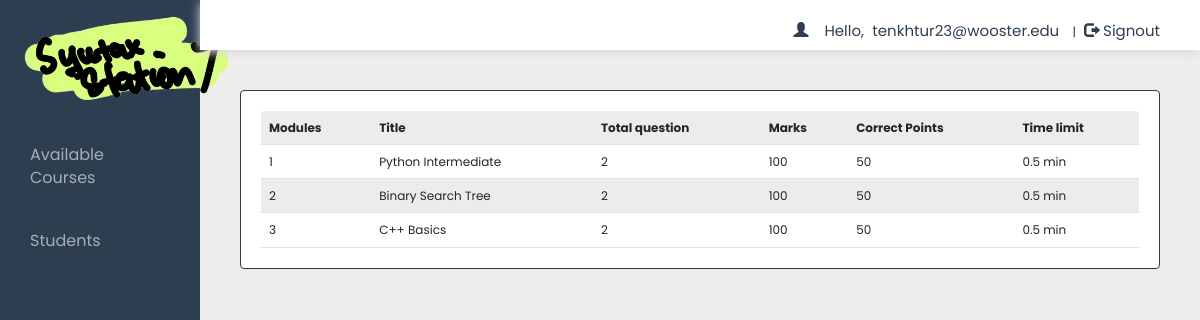
/dash.php?q=10 (signed in), run on the app's committed database.
### tables this page shows
CREATE TABLE `quiz` (
  `eid` text NOT NULL,
  `title` varchar(100) NOT NULL,
  `sahi` int(11) NOT NULL,
  `total` int(11) NOT NULL,
  `time` decimal(2,1) NOT NULL,
  `intro` text NOT NULL,
  `date` timestamp NOT NULL DEFAULT current_timestamp() ON UPDATE current_timestamp(),
  `email` varchar(50) DEFAULT NULL
);

### dash.php (the view, shortened to what this page needs)
<!DOCTYPE html>
<html>
<head>
    <link href="https://cdn.jsdelivr.net/npm/bootstrap@5.2.0-beta1/dist/css/bootstrap.min.css" rel="stylesheet">
    <link rel="stylesheet" href="css/bootstrap.min.css" />
    <link rel="stylesheet" href="css/bootstrap-theme.min.css" />
    <link rel="stylesheet" href="css/main.css">
    <link rel="stylesheet" href="css/font.css">
</head>
<?php
include_once 'dbConnection.php';
$email = $_SESSION['email'];
?>
<body>
    <div class="container-fluid">
        <div class="leftNavbar">
            <div class="row g-0 flex-nowrap">
                <div class="col-lg-2 col-sm-2 col-md-3 px-sm-0 px-0" style="background-color:#2c3e50;">
                    <div class="d-flex flex-column align-items-center align-items-sm-start px-0 mx-0 pt-2 text-white min-vh-100">
                        <a href="https://www.example.com/" class="d-flex align-items-center pb-4 mb-md-0 me-md-auto text-white text-decoration-none">
                            <div class="logo">
                                <img src="./images/SSLogo.png" alt="" width="220" style="margin-bottom: 5px; margin-left: 20px; margin-top: 10px">
                            </div>
                        </a>
                        <ul class="nav-links px-3 mx-0">
                            <li class="nav-item" <?php if (@$_GET['q'] == 10) echo 'class="active"'; ?>>
                                <a href="dash.php?q=10">Available Courses<span class="sr-only">(current)</span></a>
                            </li>
                            <li class="nav-item" <?php if (@$_GET['q'] == 11) echo 'class="active"'; ?>>
                                <a href="dash.php?q=11">Students</a>
                            </li>
                        </ul>
                    </div>
                </div>
                <div class="container col-lg-10" style="padding: 0 !important; margin: 0 !important;">
                    <div class="header admin" style="height: 50px;">
                        <div class="px-5" style="background-color:#FFFFFF;">
                            <?php
                            if (!(isset($_SESSION['email']))) {
                                header("location:index.php");
                            } else {
                                echo '<span class="pull-right top title1" ><span class="log1"><span class="glyphicon glyphicon-user" aria-hidden="true"></span>&nbsp;&nbsp;&nbsp;&nbsp;Hello,</span> <a href="dash.php" class="log log1">' . $email . '</a>&nbsp;|&nbsp;<a href="logout.php?q=dash.php" class="log"><span class="glyphicon glyphicon-log-out" aria-hidden="true"></span>&nbsp;Signout</button></a></span>';
                            }
                            ?>
                        </div>
                    </div>
                                    <?php
                                    if (@$_GET['q'] == 10) {
                                        $result = mysqli_query($con, "SELECT * FROM quiz ORDER BY date DESC") or die('Error');
                                        echo  '
                                        <div class="panel">
                                            <table class="table table-striped title1">
                                                <tr>
                                                    <td>
                                                        <b>Modules</b>
                                                    </td>
                                                    <td>
                                                        <b>Title</b>
                                                    </td>
                                                    <td>
                                                        <b>Total question</b>
                                                    </td>
                                                    <td>
                                                        <b>Marks</b>
                                                    </td>
                                                    <td>
                                                        <b>Correct Points</b>
                                                    </td>
                                                    <td>
                                                        <b>Time limit</b>
                                                    </td>
                                                </tr>';
                                        $c = 1;
                                        while ($row = mysqli_fetch_array($result)) {
                                            $title = $row['title'];
                                            $total = $row['total'];
                                            $sahi = $row['sahi'];
                                            $time = $row['time'];
                                            echo '<tr><td>' . $c++ . '</td><td>' . $title . '</td><td>' . $total . '</td><td>' . $sahi * $total . '</td><td>' . $sahi . '</td><td>' . $time . '&nbsp;min</td></tr>';
                                        }
                                        echo '</table></div>';
                                    }
                                    ?>
                </div>
            </div>
</body>
</html>

### css/main.css (style rules this page uses)
* { margin: 0; padding: 0; box-sizing: border-box; }
html { width: 100%; height: 100%; }
body { overflow-x:hidden; height: 100%; width:100%; font-size: 12px !important; font-family: "Poppins", sans-serif; background:#eee; min-height:550px; background-attachment:fixed; }
.panel { border-color:#2c3e50; margin:40px; padding:20px; }
.header { background: #ffffff; height:100px; width: 100%; box-shadow: 0px 3px 10px rgb(218, 218, 218); }
.logo { font-size:35px; color:#ffbb33; margin:0px; }
ul { width: 100%; }
.nav-item { display: flex; align-items: center; font-size: 16px; list-style: none; padding: 20px 0; }
.nav-item a { width: 100%; color: rgba(255, 255, 255, 0.583); padding: 0px 20px; text-decoration: none; }
.top { margin-top:20px; }
.log1 { color:#2c3e50; margin-left:11px; font-size: 15px }
.log { margin:10px; margin-left:5px; color: #2c3e50; text-decoration:none; font-size:20px; font-size:15px; }

### data on the page
quiz: title "Python Intermediate", total "2", $sahi * $total "100", sahi "50", time "0.5"
quiz: title "Binary Search Tree", total "2", $sahi * $total "100", sahi "50", time "0.5"
quiz: title "C++ Basics", total "2", $sahi * $total "100", sahi "50", time "0.5"

### other printed values
$email "tenkhtur23@wooster.edu"
